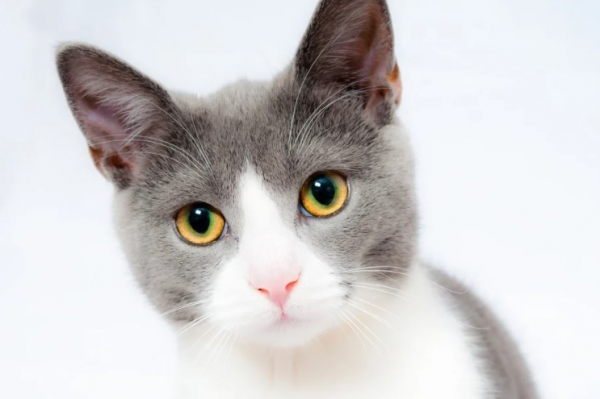
#> input picture Computer-Vision/Image-Handling-and-Dataset-Deployment/3일차/cat.png, 600 x 399 px
$ python ex_06.py
#> lines starting #> are read from the running program, lines starting #| are printed output that depends on the picture
import cv2

# 이미지 경로
image_path ="./cat.png"

# 이미지 읽기
image = cv2.imread(image_path)
#> image is the input picture: shape (399, 600, 3); mean B, G, R 205.8, 205.4, 207.6

"""img90 = cv2.rotate(image, cv2.ROTATE_90_CLOCKWISE) # 시계 방향으로 90도 회전
img180 = cv2.rotate(image, cv2.ROTATE_180) # 180도 회전
img270 = cv2.rotate(image, cv2.ROTATE_90_COUNTERCLOCKWISE)
# 반시계 방향으로 90도 회전 = 270도 회전

cv2.imshow("Original image", image)
cv2.imshow("Rotate90 image", img90)
cv2.imshow("Rotate180 image", img180)
cv2.imshow("Rotate270 image", img270)

cv2.waitKey(0)"""

# 이미지 좌우 및 상하 반전
# 1은 좌우 반전, 0은 상하 반전
dst_temp1 = cv2.flip(image, 1)
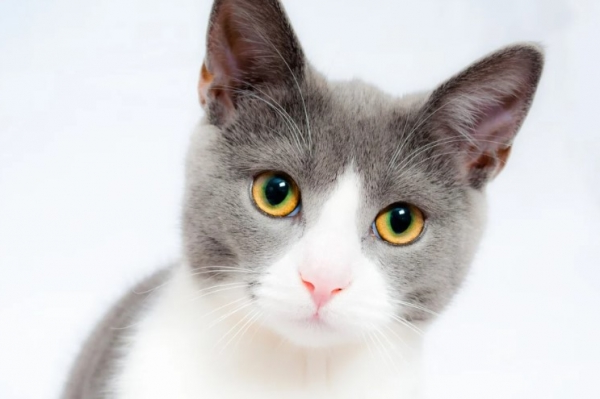
#> dst_temp1: shape (399, 600, 3); mean B, G, R 205.8, 205.4, 207.6
dst_temp2 = cv2.flip(image, 0)
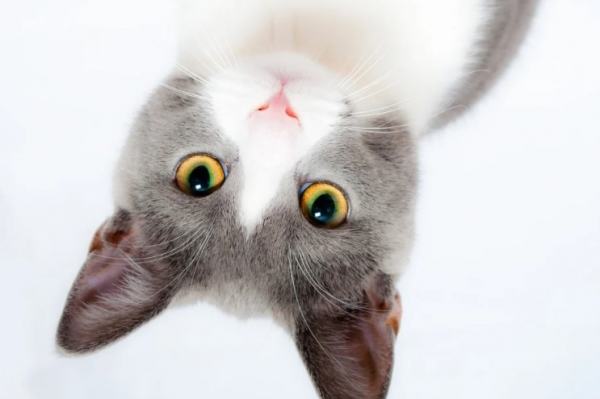
#> dst_temp2: shape (399, 600, 3); mean B, G, R 205.8, 205.4, 207.6

cv2.imshow("dst_temp1", dst_temp1)
cv2.imshow("dst_temp2", dst_temp2)
cv2.waitKey(0)
